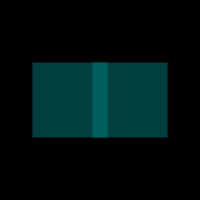
Frame 1 (no input)
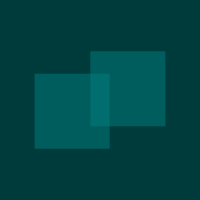
Frame 60 (the mouse pressed at the canvas centre just before this capture)
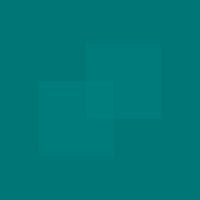
Frame 120 (the mouse held since frame 60 and released just before this capture)

The Processing sketch that drew these frames (run headless with seeded random() and noise(); from frame 60 on, the mouse is pressed at the canvas centre):

// Processing sketch: processing_4510
// ── processing_4510.pde

int bg;
int fade_dir;
float theta;

void setup() {
  size(200, 200);
  rectMode(CENTER);
  noStroke();
  fill(0, 127, 127, 127);
  bg = 0;
  fade_dir = 1;
  theta = 0f;
}

void draw() {
  background(0, bg, bg);
  float x = cos(theta) * 30 + width / 2;
  float y = sin(theta) * 30 + height / 2;
  rect(width - x, height - y, 75, 75);
  rect(x, y, 75, 75);
  change_theta();
  fade_bg();
}

void change_theta() {
  theta += 0.1;
}

void fade_bg() {
  if (bg >= 255) {
    fade_dir = -1;
  }
  else if (bg <= 0) {
    fade_dir = 1;
  }
  bg += fade_dir;
}
